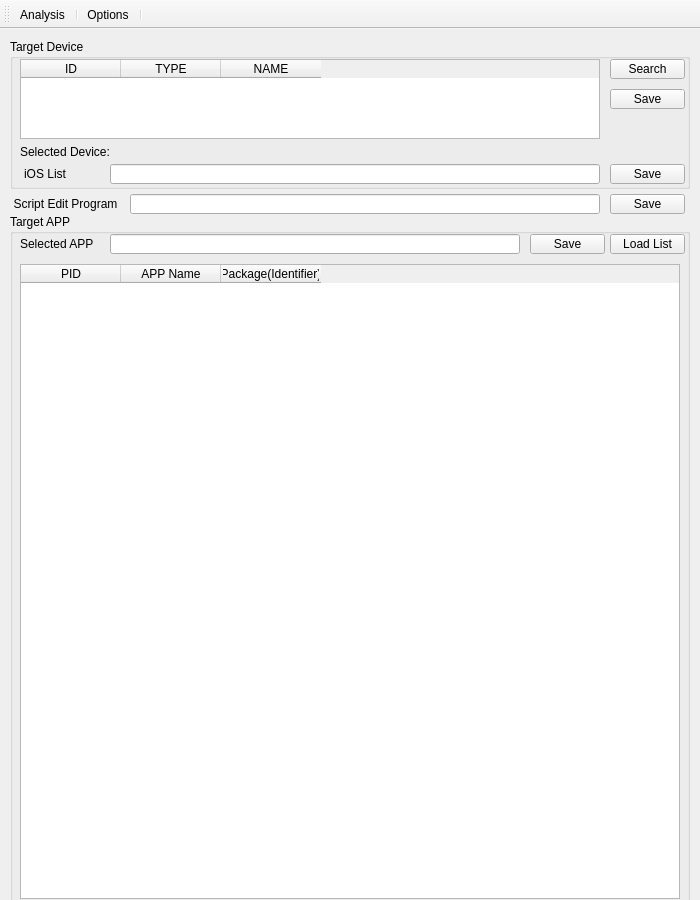
<?xml version="1.0" encoding="UTF-8"?>
<ui version="4.0">
 <class>ConfWindow</class>
 <widget class="QMainWindow" name="ConfWindow">
  <property name="geometry">
   <rect>
    <x>0</x>
    <y>0</y>
    <width>700</width>
    <height>900</height>
   </rect>
  </property>
  <property name="windowTitle">
   <string>EQda</string>
  </property>
  <widget class="QWidget" name="centralwidget">
   <widget class="QGroupBox" name="AppBox">
    <property name="geometry">
     <rect>
      <x>10</x>
      <y>185</y>
      <width>680</width>
      <height>695</height>
     </rect>
    </property>
    <property name="title">
     <string>Target APP</string>
    </property>
    <widget class="QPushButton" name="LoadAppListBtn">
     <property name="geometry">
      <rect>
       <x>600</x>
       <y>20</y>
       <width>75</width>
       <height>20</height>
      </rect>
     </property>
     <property name="text">
      <string>Load List</string>
     </property>
    </widget>
    <widget class="QLineEdit" name="PackageName">
     <property name="geometry">
      <rect>
       <x>100</x>
       <y>20</y>
       <width>410</width>
       <height>20</height>
      </rect>
     </property>
    </widget>
    <widget class="QLabel" name="label_5">
     <property name="geometry">
      <rect>
       <x>10</x>
       <y>20</y>
       <width>91</width>
       <height>20</height>
      </rect>
     </property>
     <property name="text">
      <string>Selected APP</string>
     </property>
    </widget>
    <widget class="QPushButton" name="PackageNameBtn">
     <property name="geometry">
      <rect>
       <x>520</x>
       <y>20</y>
       <width>75</width>
       <height>20</height>
      </rect>
     </property>
     <property name="text">
      <string>Save</string>
     </property>
    </widget>
    <widget class="QTableWidget" name="AppList">
     <property name="geometry">
      <rect>
       <x>10</x>
       <y>50</y>
       <width>660</width>
       <height>635</height>
      </rect>
     </property>
     <property name="editTriggers">
      <set>QAbstractItemView::NoEditTriggers</set>
     </property>
     <property name="selectionBehavior">
      <enum>QAbstractItemView::SelectRows</enum>
     </property>
     <column>
      <property name="text">
       <string>PID</string>
      </property>
      <property name="textAlignment">
       <set>AlignCenter</set>
      </property>
     </column>
     <column>
      <property name="text">
       <string>APP Name</string>
      </property>
      <property name="textAlignment">
       <set>AlignCenter</set>
      </property>
     </column>
     <column>
      <property name="text">
       <string>Package(Identifier)</string>
      </property>
     </column>
    </widget>
   </widget>
   <widget class="QGroupBox" name="DeviceBox">
    <property name="geometry">
     <rect>
      <x>10</x>
      <y>10</y>
      <width>680</width>
      <height>150</height>
     </rect>
    </property>
    <property name="title">
     <string>Target Device</string>
    </property>
    <widget class="QTableWidget" name="DeviceList">
     <property name="geometry">
      <rect>
       <x>10</x>
       <y>20</y>
       <width>580</width>
       <height>80</height>
      </rect>
     </property>
     <property name="editTriggers">
      <set>QAbstractItemView::NoEditTriggers</set>
     </property>
     <property name="selectionBehavior">
      <enum>QAbstractItemView::SelectRows</enum>
     </property>
     <column>
      <property name="text">
       <string>ID</string>
      </property>
     </column>
     <column>
      <property name="text">
       <string>TYPE</string>
      </property>
     </column>
     <column>
      <property name="text">
       <string>NAME</string>
      </property>
     </column>
    </widget>
    <widget class="QPushButton" name="searchBtn">
     <property name="geometry">
      <rect>
       <x>600</x>
       <y>20</y>
       <width>75</width>
       <height>20</height>
      </rect>
     </property>
     <property name="text">
      <string>Search</string>
     </property>
    </widget>
    <widget class="QPushButton" name="SelDeviceBtn">
     <property name="geometry">
      <rect>
       <x>600</x>
       <y>50</y>
       <width>75</width>
       <height>20</height>
      </rect>
     </property>
     <property name="text">
      <string>Save</string>
     </property>
    </widget>
    <widget class="QLabel" name="DeviceLabel">
     <property name="geometry">
      <rect>
       <x>10</x>
       <y>105</y>
       <width>660</width>
       <height>15</height>
      </rect>
     </property>
     <property name="text">
      <string>Selected Device: </string>
     </property>
    </widget>
    <widget class="QLabel" name="label_4">
     <property name="geometry">
      <rect>
       <x>10</x>
       <y>125</y>
       <width>50</width>
       <height>20</height>
      </rect>
     </property>
     <property name="text">
      <string>iOS List</string>
     </property>
     <property name="alignment">
      <set>Qt::AlignCenter</set>
     </property>
    </widget>
    <widget class="QLineEdit" name="iOSList">
     <property name="geometry">
      <rect>
       <x>100</x>
       <y>125</y>
       <width>490</width>
       <height>20</height>
      </rect>
     </property>
    </widget>
    <widget class="QPushButton" name="iOSListBtn">
     <property name="geometry">
      <rect>
       <x>600</x>
       <y>125</y>
       <width>75</width>
       <height>20</height>
      </rect>
     </property>
     <property name="text">
      <string>Save</string>
     </property>
    </widget>
   </widget>
   <widget class="QLabel" name="label_6">
    <property name="geometry">
     <rect>
      <x>10</x>
      <y>165</y>
      <width>111</width>
      <height>20</height>
     </rect>
    </property>
    <property name="text">
     <string>Script Edit Program</string>
    </property>
    <property name="alignment">
     <set>Qt::AlignCenter</set>
    </property>
   </widget>
   <widget class="QLineEdit" name="ScriptEditProgram">
    <property name="geometry">
     <rect>
      <x>130</x>
      <y>165</y>
      <width>470</width>
      <height>20</height>
     </rect>
    </property>
   </widget>
   <widget class="QPushButton" name="ScriptEditSaveBtn">
    <property name="geometry">
     <rect>
      <x>610</x>
      <y>165</y>
      <width>75</width>
      <height>20</height>
     </rect>
    </property>
    <property name="text">
     <string>Save</string>
    </property>
   </widget>
  </widget>
  <widget class="QToolBar" name="toolBar">
   <property name="windowTitle">
    <string>toolBar</string>
   </property>
   <attribute name="toolBarArea">
    <enum>TopToolBarArea</enum>
   </attribute>
   <attribute name="toolBarBreak">
    <bool>false</bool>
   </attribute>
   <addaction name="analysisMenu"/>
   <addaction name="separator"/>
   <addaction name="configMenu"/>
   <addaction name="separator"/>
  </widget>
  <action name="analysisMenu">
   <property name="checkable">
    <bool>false</bool>
   </property>
   <property name="text">
    <string>Analysis</string>
   </property>
  </action>
  <action name="configMenu">
   <property name="text">
    <string>Options</string>
   </property>
   <property name="toolTip">
    <string>Options</string>
   </property>
  </action>
  <action name="SelAttachDevice">
   <property name="text">
    <string>Device 변경</string>
   </property>
  </action>
 </widget>
 <resources/>
 <connections/>
</ui>
